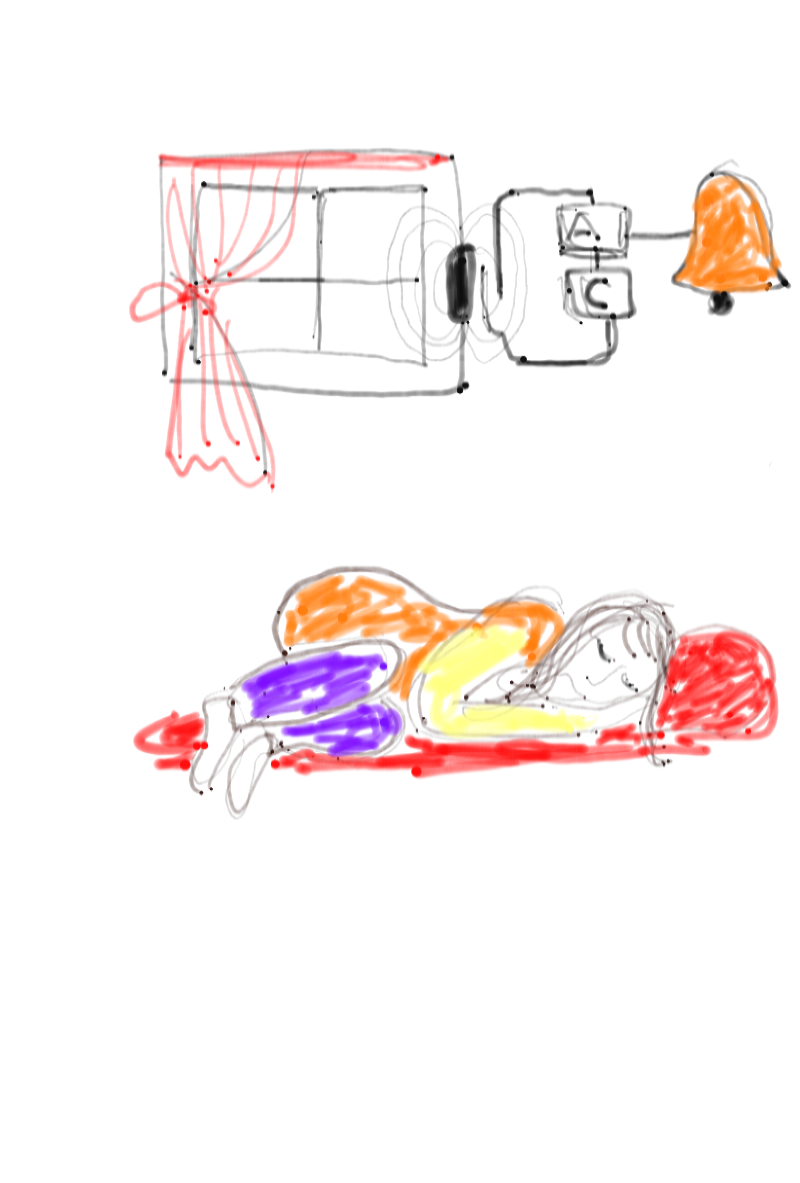
#> input picture dependencies/val/samples/domainsWithEventsAndProcesses/Sleeping Beauty with Capacitor/SleepingBeautyWithDelayedAlarm.png, 800 x 1183 px
$ python -i sim_utils.py   (imports and definitions only)
#> lines starting #> are read from the running program, lines starting #| are printed output that depends on the picture; after the words box and inside, x2 and y2 are one past the last pixel; in counts of white or black regions, pixels touching at a corner belong together
### dependencies/pddlgym-0.0.5/pddlgym/structs.py
"""Python classes for common PDDL structures"""
from collections import namedtuple
import itertools
import numpy as np
from . import conditions

import copy
import itertools
import random

### PDDL Types, Objects, Variables ###
class Type(str):
    """A PDDL type"""
    is_continuous = False

    def __call__(self, entity_name):
        return TypedEntity.__new__(TypedEntity, entity_name, self)

# Default type
NULLTYPE = Type("null")


class TypedEntity(str):
    """All objects and variables from PDDL are TypedEntitys"""
    # [8 lines left out: function __new__, not called in this run]

    def __str__(self):
        return self._str

    def __repr__(self):
        return str(self)

    def __hash__(self):
        return hash(str(self))

    def __add__(self, other):
        return str(self) + str(other)

    def __radd__(self, other):
        return str(other) + str(self)

    def __copy__(self):
        return self

    def __deepcopy__(self, memo):
        return self

    def __getnewargs_ex__(self):
        return ((self.name, self.var_type), {})

    def ground(self, params_map, with_copy=True):

        raise NotImplementedError("Cannot ground a Typed Entity")

    def flatten(self, with_copy=True):

        raise NotImplementedError("Cannot flatten a Typed Entity")


### Predicates ###
class Predicate(object):
    """
    A Predicate is a factory for Literals.

    Parameters
    ----------
    name : str
    arity : int
        The number of variables in the predicate.
    var_types : [ Type ]
        The Type of each variable in the predicate.
    is_negative : bool
        Whether this Predicate is negative (as in a
        negative precondition).
    is_anti : bool
        Whether this Predicate is anti (as in a
        negative effect).
    """
    def __init__(self, name, arity, var_types=None, is_negative=False, is_anti=False,
                 negated_as_failure=False):
#> further down, picture is the input picture: shape (1183, 800, 3); mean B, G, R 241.8, 242.6, 250.4
        self.name = name
        self.arity = arity
        self.var_types = var_types
        self.is_negative = is_negative
        self.negated_as_failure = negated_as_failure
        self.is_anti = is_anti
        self.is_derived = False

    # [15 lines left out: functions __call__, __str__, not called in this run]

    def __repr__(self):
        return str(self)

    def __hash__(self):
        return hash(str(self))

    def __eq__(self, other):
        return str(self) == str(other)

    def __lt__(self, other):
        return str(self) < str(other)

    def __gt__(self, other):
        return str(self) > str(other)

    # [46 lines left out: functions positive, negative, inverted_anti, negate_as_failure, pddl_variables, pddl_str, not called in this run]

    def ground(self, params_map, with_copy=True):

        raise NotImplementedError("Cannot ground a Predicate, use Literal instead.")

    def flatten(self, with_copy=True):

        raise NotImplementedError("Cannot flatten a Predicate")


class DerivedPredicate(Predicate):
    # [19 lines left out: functions __init__, setup, derived_pddl_str, not called in this run]

    def ground(self, params_map, with_copy=True):

        raise NotImplementedError("Not supported")

    def flatten(self, with_copy=True):

        raise NotImplementedError("Not supported")


### Literals ###
class Literal:
    """A literal is a relation between objects or variables.

    Both lifted literals (ones with variables) and ground
    literals (ones with objects) are Literals in this code.

    Parameters
    ----------
    predicate : Predicate
    variables : [ TypedEntity or str ]
    """
    # [17 lines left out: function __init__, not called in this run]

    def set_variables(self, variables):
        self.variables = variables
        self._update_variable_caches()

    def update_variable(self, var_idx, new_value):
        self.variables[var_idx] = new_value
        self._update_variable_caches()

    def is_empty_formula(self):

        return self.is_nop

    # [26 lines left out: functions ground, flatten, _update_variable_caches, not called in this run]

    def __str__(self):
        return self._str

    def __repr__(self):
        return self._str

    def __hash__(self):
        return self._hash

    def __eq__(self, other):
        return repr(self) == repr(other)

    def __lt__(self, other):
        return repr(self) < repr(other)

    def __gt__(self, other):
        return repr(self) > repr(other)

    def holds(self, state_literals):
        raise NotImplementedError("Goals can only be LiteralConjunctions")

    @property
    def positive(self):
        return self.__class__(self.predicate.positive, [v for v in self.variables])

    @property
    def negative(self):
        return self.__class__(self.predicate.negative, [v for v in self.variables])

    @property
    def inverted_anti(self):
        return self.__class__(self.predicate.inverted_anti, [v for v in self.variables])

    # [5 lines left out: function negate_as_failure, not called in this run]

    def pddl_variables(self):
        return [v.replace("(", "").replace(")", "").replace(",", "")
                for v in self.variables]

    def pddl_variables_typed(self):
        return [str(v).replace("(", "").replace(")", "").replace(",", "").replace(":", " - ")
                for v in self.variables]

    # [15 lines left out: function pddl_str, not called in this run]

class ConditionalEffect:
    # [36 lines left out: functions __init__, pddl_str, dump, not called in this run]

    def is_empty_formula(self):

        return self.effect.is_empty_formula()

    # [14 lines left out: function normalize, not called in this run]

    def extract_cost(self):
        return None, self

class LiteralConjunction:
    """A logical conjunction (AND) of Literals.

    Parameters
    ----------
    literals : [ Literal ]
    """
    def __init__(self, literals):
        self.literals = literals

    def pddl_variables(self):
        return set().union(*(lit.pddl_variables() for lit in self.literals))

    def pddl_variables_typed(self):
        return set().union(*(lit.pddl_variables_typed() for lit in self.literals))

    def pddl_str(self):
        return "(and\n\t{})".format("\n\t".join(
            lit.pddl_str() for lit in self.literals))

    # [127 lines left out: functions ground, has_negative_literals, is_empty_formula, flatten, extend, apply and 2 more, not called in this run]

    def __str__(self):
        return "AND{}".format(self.literals)

    def __repr__(self):
        return str(self)

    def __hash__(self):
        return hash(str(self))

    def __eq__(self, other):
        return str(self) == str(other)


class LiteralDisjunction:
    """A logical disjunction (OR) of Literals.

    Parameters
    ----------
    literals : [ Literal ]
    """
    def __init__(self, literals):
        self.literals = literals

    def pddl_variables(self):
        return set().union(*(lit.pddl_variables() for lit in self.literals))

    def pddl_variables_typed(self):
        return set().union(*(lit.pddl_variables_typed() for lit in self.literals))

    def pddl_str(self):
        return "(or\n\t{})".format("\n\t".join(
            lit.pddl_str() for lit in self.literals))

    # [40 lines left out: functions is_empty_formula, ground, flatten, not called in this run]


    def holds(self, state_literals):
        raise NotImplementedError("Goals can only be LiteralConjunctions")

    def __str__(self):
        return "OR{}".format(self.literals)

    def __repr__(self):
        return str(self)

    def __hash__(self):
        return hash(str(self))

    def __eq__(self, other):
        return str(self) == str(other)


class ForAll:
    """Represents a ForAll over the given variable in the given literal.
    variable is a structs.TypedEntity.
    """
    # [7 lines left out: function __init__, not called in this run]

    def ground(self, params_map, with_copy=True):

        raise NotImplementedError("Not supported")

    def flatten(self, with_copy=True):

        raise NotImplementedError("Not supported")

    # [5 lines left out: function __str__, not called in this run]

    def __repr__(self):
        return str(self)

    def __hash__(self):
        return hash(str(self))

    def __eq__(self, other):
        return str(self) == str(other)

    @property
    def positive(self):
        return ForAll(self.body, self.variables)

    # [7 lines left out: function pddl_str, not called in this run]

class Exists:
    """
    """
    # [4 lines left out: function __init__, not called in this run]

    def ground(self, params_map, with_copy=True):

        raise NotImplementedError("Not supported")

    def flatten(self, with_copy=True):

        raise NotImplementedError("Not supported")

    # [5 lines left out: function __str__, not called in this run]

    def __repr__(self):
        return str(self)

    def __hash__(self):
        return hash(str(self))

    def __eq__(self, other):
        return str(self) == str(other)

    @property
    def positive(self):
        return Exists(self.variables, self.body)

    # [7 lines left out: function pddl_str, not called in this run]


class ProbabilisticEffect:
    """Represents a probabilistic effect over a set of possibilities.
    """

    # [46 lines left out: functions get_probabilistic_pddl_str, __init__, not called in this run]

    def get_probability(self, idx):

        return self.probabilities[idx]

    # [227 lines left out: functions apply, apply_all, ground, flatten, can_be_nop, merge_similar_effects and 4 more, not called in this run]

    def __str__(self):
        return "PROBABILISTIC{}".format(list(zip(self.literals, self.probabilities)))

    def __repr__(self):
        return str(self)

    def __hash__(self):
        return hash(str(self))

    def __eq__(self, other):
        return str(self) == str(other)

    def pddl_str(self):
        return self.get_probabilistic_pddl_str()

    def sample(self):
        return np.random.choice(self.literals, p=self.probabilities)

    def max(self):
        return self.literals[np.argmax(self.probabilities)]

### States ###

# A State is a frozenset of ground literals and a frozenset of objects
class State(namedtuple("State", ["literals", "objects", "goal"])):
    __slots__ = ()

    # [111 lines left out: functions with_literals, with_objects, with_goal, Not, Anti, Effect and 3 more, not called in this run]


NoChange = Predicate("NOCHANGE", 0)  # represents no change in a probabilistic effect

### src/sim/sim_utils.py
#!/usr/bin/env python3
# -*- coding: utf-8 -*-

from collections import OrderedDict

import cv2
import numpy as np
from scipy.spatial import distance as dist

from lattice import State


# [35 lines left out: functions gym_to_iaa_dict, problem_file_header, not called in this run]


def get_contours(img_in, thresh=250, maxval=255, range_min=1500, range_max=2000):
    # input BGR image,output contours within thr given range
#> called with thresh = 250, maxval = 255, range_min = 1500, range_max = 2000
    img = img_in.copy()
    gray = cv2.cvtColor(img, cv2.COLOR_BGR2GRAY)
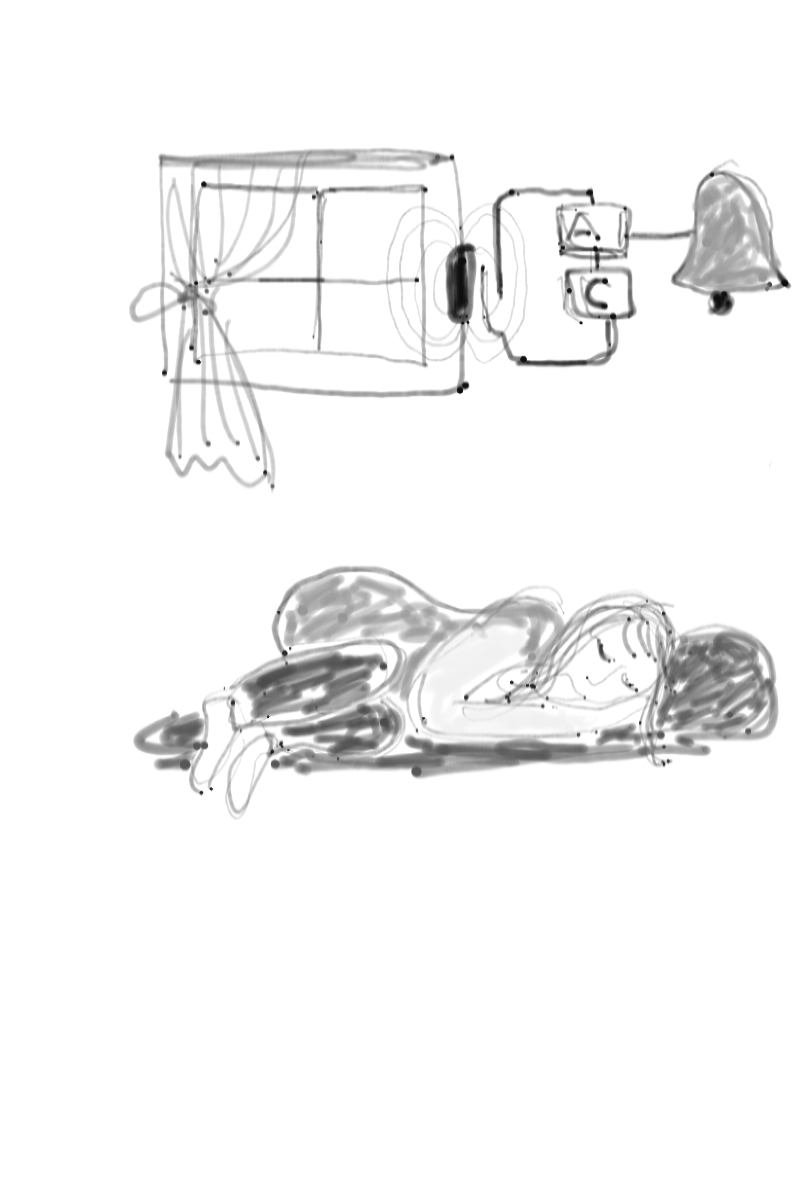
#> gray: shape (1183, 800); min 14, max 255, mean 244.9
    thresh_img = cv2.threshold(gray, thresh=thresh, maxval=maxval, type=cv2.THRESH_BINARY_INV)[1]
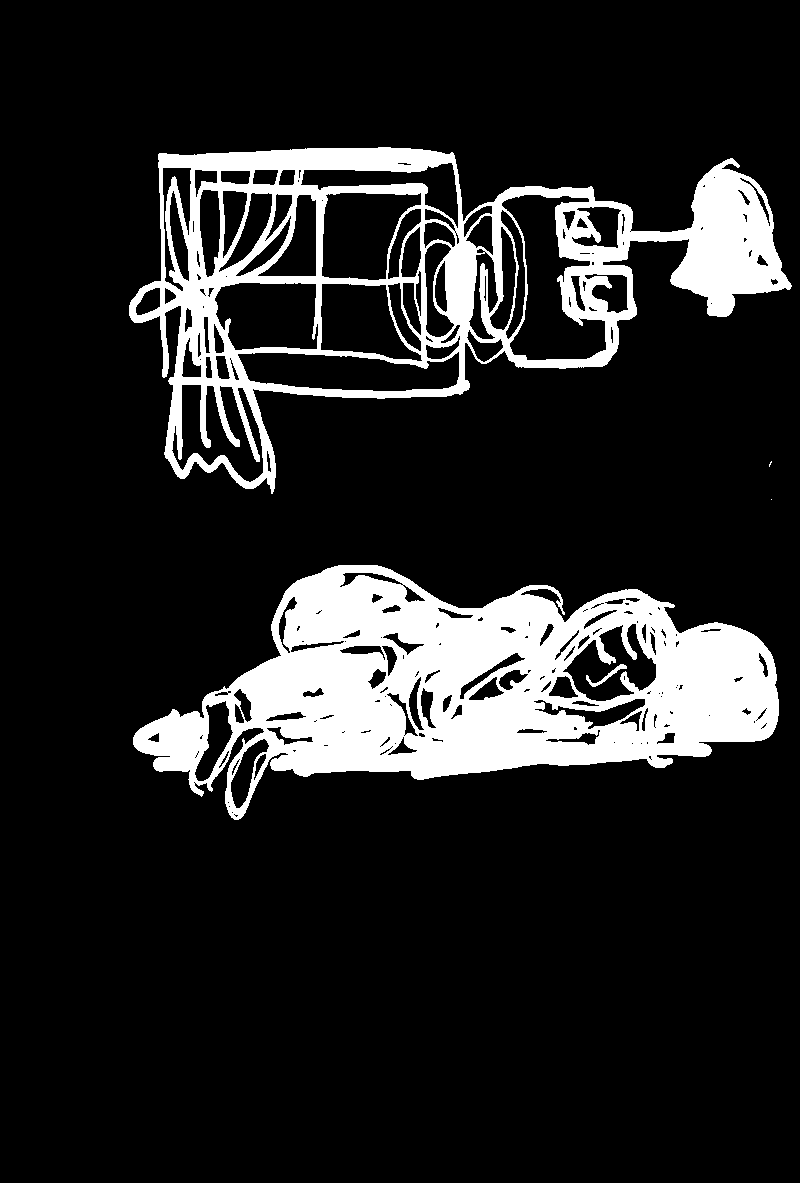
#> thresh_img: shape (1183, 800); 14.3% white; 5 white regions (2 under 20 px)
    contours = cv2.findContours(thresh_img, cv2.RETR_TREE, cv2.CHAIN_APPROX_SIMPLE)
#> contours = 263 contours, 116 with area under 20; largest, box (x1, y1, x2, y2) and area: (129, 147, 792, 494) 120441, (133, 565, 779, 820) 93548, (501, 194, 607, 361) 8675, (237, 351, 460, 392) 6666, (321, 192, 422, 281) 6330
    filtered_contours = []
    for i, cnt in enumerate(contours[0]):
        if range_min < cv2.contourArea(cnt) < range_max:
            filtered_contours.append(cnt)
#> this loop made 263 passes
#> cnt on passes 3 to 5: [[233, 814], [234, 813], [235, 814], [234, 815]], [[231, 812], [232, 811], [233, 812], [232, 813]], [[228, 806], [229, 805], [230, 806], [229, 807]]
#> after the loop, filtered_contours = 2 contours; box (x1, y1, x2, y2) and area: (194, 700, 234, 782) 1532, (218, 192, 273, 273) 1525
    return filtered_contours


# [9 lines left out: function calculate_color, not called in this run]


class Cell:
    # [8 lines left out: function __init__, not called in this run]

    def assign_cell_type(self, ref_colors):
        self.cell_type = self.match_cell(self.mean_color, ref_colors)

    # [6 lines left out: function match_cell, not called in this run]

>>> import cv2
>>> picture = cv2.imread('../../dependencies/val/samples/domainsWithEventsAndProcesses/Sleeping Beauty with Capacitor/SleepingBeautyWithDelayedAlarm.png')
>>> result = get_contours(picture)
#> result has the same summary as filtered_contours in get_contours
